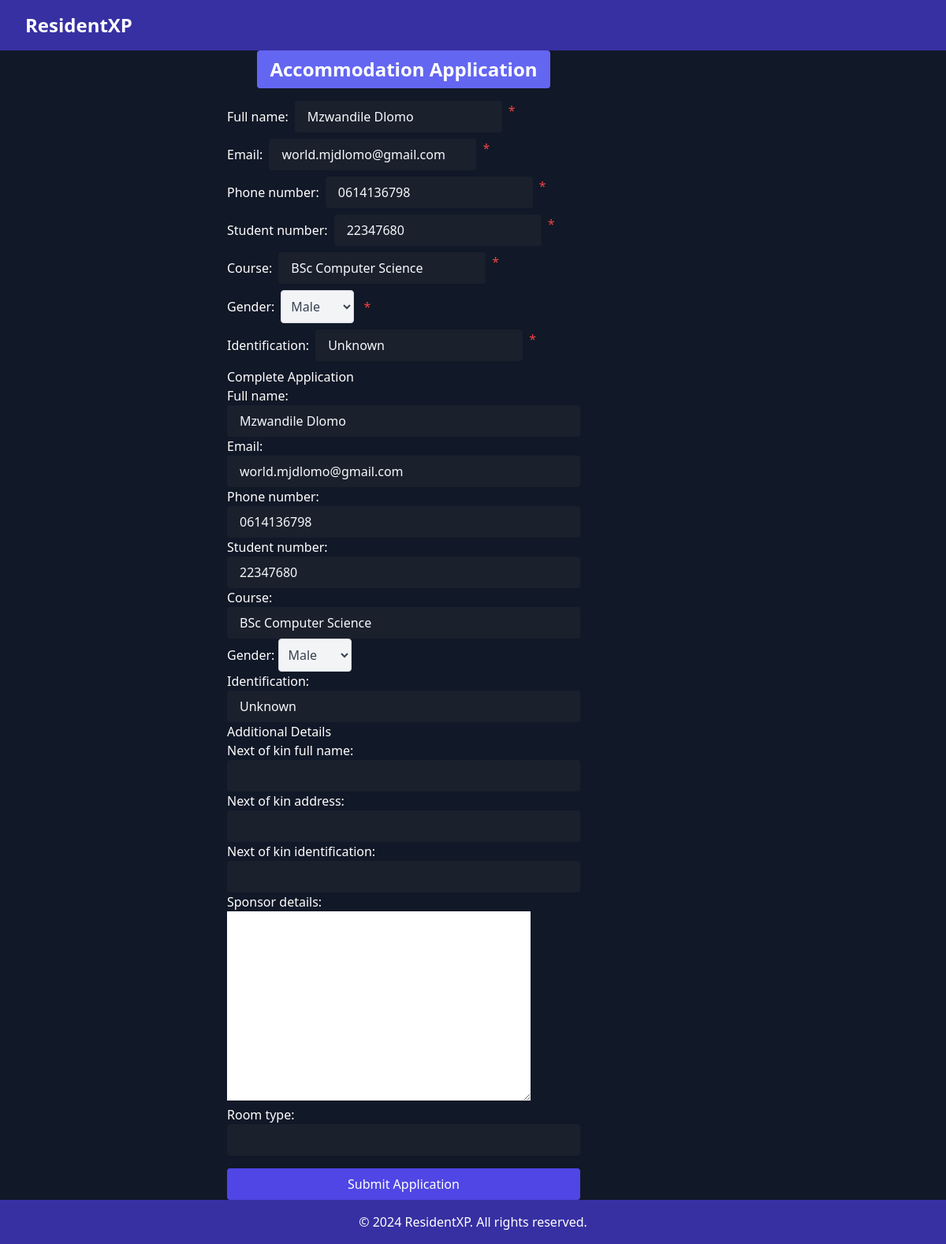
Screenshot of /accounts/complete_application/17/ with the database file from the repository.
### accounts/models.py (models this page shows, shortened)
class Student(models.Model):
    GENDER_CHOICES = [
        ('male', 'Male'),
        ('female', 'Female'),
        ('other', 'Other'),
    ]
    APPLICATION_STATUS_CHOICES = [
        ('pending', 'Pending'),
        ('accepted', 'Accepted'),
        ('rejected', 'Rejected'),
    ]
    full_name = models.CharField(max_length=100)
    email = models.EmailField(unique=True)
    phone_regex = RegexValidator(regex=r'^\+?\d{9,15}$', message="Phone number must be entered in the format: '+27 70 0000 000'. 10 digits allowed.")
    phone_number = models.CharField(validators=[phone_regex], max_length=15)
    student_number = models.CharField(max_length=20, unique=True)
    gender = models.CharField(max_length=10, choices=GENDER_CHOICES)
    identification = models.CharField(max_length=20, unique=True, null=False)
    application_status = models.CharField(max_length=10, choices=APPLICATION_STATUS_CHOICES, default='pending')
    date_of_birth = models.DateField(null=True)
    course = models.CharField(max_length=100, default='Unknown')
    sponsor_details = models.TextField(null=True, blank=True)
    room_type = models.CharField(max_length=50, null=True, blank=True)
    next_of_kin_full_name = models.CharField(max_length=100, null=True, blank=True)
    next_of_kin_address = models.CharField(max_length=200, null=True, blank=True)
    next_of_kin_contact = models.CharField(max_length=20, null=True, blank=True)
    next_of_kin_identification = models.CharField(max_length=20, null=True, blank=True)
    class Meta:
        verbose_name = "Student"
        verbose_name_plural = "Students"

### accounts/views.py (the view)
# urls.py: path('complete_application/<int:student_id>/', views.complete_application, name='complete_application'),
def complete_application(request, student_id):
    student = get_object_or_404(Student, id=student_id)
    if request.method == 'POST':
        form = StudentApplicationForm(request.POST, instance=student)
        additional_form = AdditionalDetailsForm(request.POST, instance=student)
        if form.is_valid() and additional_form.is_valid():
            form.save()
            additional_form.save()
            messages.success(request, 'Your application has been updated successfully.')
            return redirect('application_completed')
    else:
        form = StudentApplicationForm(instance=student)
        additional_form = AdditionalDetailsForm(instance=student)
    return render(request, 'accounts/complete_application.html', {'form': form, 'additional_form': additional_form})

### accounts/forms.py (shortened to what this page needs)
class StudentApplicationForm(forms.ModelForm):
    GENDER_CHOICES = (
        ('male', 'Male'),
        ('female', 'Female'),
    )
    class Meta:
        model = Student
        fields = ['full_name', 'email', 'phone_number', 'student_number', 'course', 'gender', 'identification']
        widgets = {'identification': forms.TextInput(attrs={'required': True}),
                   'student_number': forms.TextInput(attrs={'required': True})}

class AdditionalDetailsForm(forms.ModelForm):
    class Meta:
        model = Student
        fields = ['next_of_kin_full_name', 'next_of_kin_address', 'next_of_kin_identification', 'sponsor_details', 'room_type']

### accounts/templates/accounts/complete_application.html (shortened to what this page needs)
{% extends 'base.html' %}
{% block content %}
<div class="container mx-auto">
    <h2 class="text-2xl font-bold mb-4 bg-indigo-500 text-white px-4 py-2 rounded">Accommodation Application</h2>
    <form method="post" action="{% url 'accounts:application_confirmation' %}" class="max-w-md mx-auto">
        {% for field in form %}
            {% if field.name == "full_name" %}
                <div class="mb-2 flex items-center">
                    <label for="{{ field.id_for_label }}" class="mr-2">{{ field.label_tag }}</label>
                    <div class="flex">
                        {{ field }}
                        {% if field.field.required %}<span class="ml-2 text-red-500">*</span>{% endif %}
                    </div>
                </div>
            {% elif field.name == "gender" %}
                <div class="mb-2 flex items-center">
                    <label for="{{ field.id_for_label }}" class="mr-2">{{ field.label_tag }}</label>
                    <div class="">
                        {{ field }}
                        {% if field.field.required %}<span class="ml-2 text-red-500">*</span>{% endif %}
                    </div>
                </div>
            {% else %}
                <div class="mb-2 flex items-center">
                    <label for="{{ field.id_for_label }}" class="mr-2">{{ field.label_tag }}</label>
                    <div class="flex">
                        {{ field }}
                        {% if field.field.required %}<span class="ml-2 text-red-500">*</span>{% endif %}
                    </div>
                </div>
            {% endif %}
        {% endfor %}
        <h1>Complete Application</h1>
        {{ form.as_p }}
        <h2>Additional Details</h2>
        {{ additional_form.as_p }}
        <button type="submit" class="block w-full px-4 py-2 mt-4 text-white bg-indigo-600 rounded hover:bg-indigo-700 focus:outline-none focus:bg-indigo-700">Submit Application</button>
    </form>
</div>
{% endblock %}

### templates/base.html (shortened to what this page needs)
<!DOCTYPE html>
<html lang="en">
<head>
    <link href="https://cdn.jsdelivr.net/npm/tailwindcss@2.2.19/dist/tailwind.min.css" rel="stylesheet">
</head>
<body class="bg-gray-900 text-white">
    <header class="bg-indigo-800 text-white py-4 flex justify-between items-center px-8">
        <h2 class="text-2xl font-bold">ResidentXP</h2>
    </header>
    <main class="container">
        {% block content %}{% endblock %}
    </main>
    <footer class="bg-indigo-800 text-white py-4 text-center">
        <p>&copy; {% now "Y" %} ResidentXP. All rights reserved.</p>
    </footer>
</body>
</html>

### templates/base.html (style rules this page uses)
.container { min-height: calc(100vh - 144px); display: flex; flex-direction: column; justify-content: center; align-items: center; }
input[type="text"], input[type="email"], input[type="password"], input[type="tel"] { background-color: #1a202c; color: #f7fafc; border-color: #4a5568; padding: 0.5rem 1rem; border-radius: 0.25rem; width: 100%; transition: background-color 0.3s ease; }
select#id_gender { background-color: #f3f4f6; border: 1px solid #d1d5db; border-radius: 0.25rem; padding: 0.5rem; color: #374151; }

### rows the page displays
Student: form "Mzwandile Dlomo", form "world.mjdlomo@gmail.com" "0614136798" "22347680" "BSc Computer Science" "Unknown", form "Male", full_name "Mzwandile Dlomo", email "world.mjdlomo@gmail.com", phone_number "0614136798", student_number "22347680", course "BSc Computer Science", gender "Male", identification "Unknown"

### other values shown
{{ field.label_tag }} "Full name:"
{{ field.label_tag }} "Email:" "Phone number:" "Student number:" "Course:" "Identification:"
{{ field.label_tag }} "Gender:"
